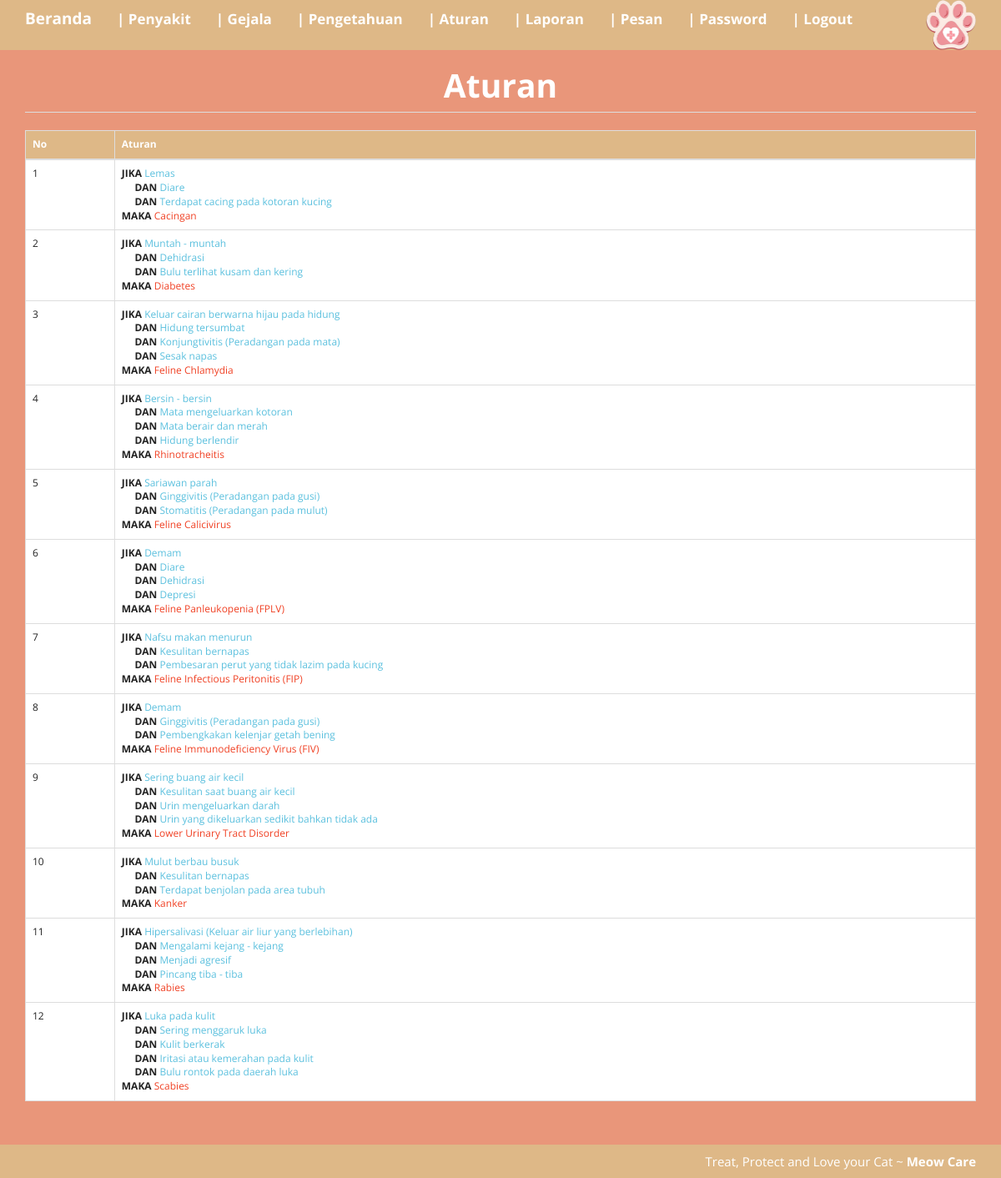
The app's page /index.php?m=rule (signed in) with its own data.
### tables this page shows
CREATE TABLE `tb_penyakit` (
  `kode_penyakit` varchar(16) NOT NULL,
  `nama_penyakit` varchar(255) DEFAULT NULL,
  `keterangan` text NOT NULL,
  `solusi` text NOT NULL
);

### functions.php (called while the page is built, shortened)
<?php
$config["server"]='localhost';
$config["username"]='root';
$config["password"]='';
$config["database_name"]='meowcare';
include'includes/db.php';
$db = new DB($config['server'], $config['username'], $config['password'], $config['database_name']);
$rows = $db->get_results("SELECT kode_gejala, nama_gejala FROM tb_gejala ORDER BY kode_gejala");
$GEJALA = array();
foreach($rows as $row){
    $GEJALA[$row->kode_gejala] = $row->nama_gejala;
}
$rows = $db->get_results("SELECT * FROM tb_penyakit ORDER BY kode_penyakit");
$PENYAKIT = array();
foreach($rows as $row){
    $PENYAKIT[$row->kode_penyakit] = $row;
}
function get_basispengetahuan($terjawab){
    global $db;
    $rows = $db->get_results("SELECT kode_penyakit, r.kode_gejala
        FROM tb_basispengetahuan r
        ORDER BY kode_penyakit, r.kode_gejala");
    $arr = array();
    foreach($rows as $row){
        $arr[@$row->kode_penyakit][@$row->kode_gejala] = @$terjawab[$row->kode_gejala];
    }
    return $arr;
}

### includes/db.php (called while the page is built, shortened)
<?php
class DB{
    var $conn = null;
    public function __construct($host, $username, $passwd, $dbname){
        $this->conn = mysqli_connect($host, $username, $passwd, $dbname);
    }
    public function query($sql){
        $query = mysqli_query($this->conn, $sql) or die('<pre>Error mysqli_query: ' . mysqli_error($this->conn) . '<br />' . $sql . '</pre>');
        return $query;
    }
    public function get_results($sql){
        $query = $this->query($sql);
        $arr = array();
        while($row = mysqli_fetch_object($query)){
            $arr[] = $row;
        }
        return $arr;
    }
}

### rule.php (the view)
<body class="latar">
<div class="page-header">
    <h1 style="color: #fff;" align="center"><b>Aturan</b></h1>
</div>
<div class="table-responsive">
    <table class="table table-bordered table-hover " style="background-color: #fff;">
    <thead>
        <tr style="background-color: #DEB887; color: #fff;">
            <th>No</th>
            <th>Aturan</th>
        </tr>
    </thead>
    <?php
    $rules = get_basispengetahuan(array());
    $no = 1;
    foreach($rules as $kode_penyakit => $val):
        $rule = array();
        foreach($val as $kode_gejala => $v){
            $rule[] = '<span class="text-info">' . $GEJALA[$kode_gejala] . '</span>';
        }
    ?>
    <tr>
        <td><?=$no++?></td>
        <td><strong>JIKA</strong> <?=implode('<br />&nbsp; &nbsp; &nbsp;<strong>DAN</strong> ', $rule)?> <br /><strong>MAKA</strong> <span class="text-danger"><?=$PENYAKIT[$kode_penyakit]->nama_penyakit?></span></td>
    </tr>
    <?php endforeach;?>
    </table>
</div>

### assets/css/general.css (style rules this page uses)
html { position: relative; min-height: 100%; }
body { margin-bottom: 70px; }
.page-header { margin-top: 0; padding-bottom: 0; }
.page-header h1 { margin-top: 0; }

### index.php (style rules this page uses)
.latar { background-color: #E9967A; }

### records on screen
tb_penyakit: nama_penyakit "Cacingan"
tb_penyakit: nama_penyakit "Diabetes"
tb_penyakit: nama_penyakit "Feline Chlamydia"
tb_penyakit: nama_penyakit "Rhinotracheitis"
tb_penyakit: nama_penyakit "Feline Calicivirus"
tb_penyakit: nama_penyakit "Feline Panleukopenia (FPLV)"
tb_penyakit: nama_penyakit "Feline Infectious Peritonitis (FIP)"
tb_penyakit: nama_penyakit "Feline Immunodeficiency Virus (FIV)"
tb_penyakit: nama_penyakit "Lower Urinary Tract Disorder"
tb_penyakit: nama_penyakit "Kanker"
tb_penyakit: nama_penyakit "Rabies"
tb_penyakit: nama_penyakit "Scabies"

### other values on screen
$GEJALA[$kode_gejala] "Lemas Diare Terdapat cacing pada kotoran kucing"
implode('<br />&nbsp; &nbsp; &nbsp;<strong>DAN</strong> ', $rule) "DAN DAN"
$GEJALA[$kode_gejala] "Muntah - muntah Dehidrasi Bulu terlihat kusam dan kering"
$GEJALA[$kode_gejala] "Keluar cairan berwarna hijau pada hidung Hidung tersumbat Konjungtivitis (Peradangan pada mata) Sesak napas"
implode('<br />&nbsp; &nbsp; &nbsp;<strong>DAN</strong> ', $rule) "DAN DAN DAN"
$GEJALA[$kode_gejala] "Bersin - bersin Mata mengeluarkan kotoran Mata berair dan merah Hidung berlendir"
$GEJALA[$kode_gejala] "Sariawan parah Ginggivitis (Peradangan pada gusi) Stomatitis (Peradangan pada mulut)"
$GEJALA[$kode_gejala] "Demam Diare Dehidrasi Depresi"
$GEJALA[$kode_gejala] "Nafsu makan menurun Kesulitan bernapas Pembesaran perut yang tidak lazim pada kucing"
$GEJALA[$kode_gejala] "Demam Ginggivitis (Peradangan pada gusi) Pembengkakan kelenjar getah bening"
$GEJALA[$kode_gejala] "Sering buang air kecil Kesulitan saat buang air kecil Urin mengeluarkan darah Urin yang dikeluarkan sedikit bahkan tidak ada"
$GEJALA[$kode_gejala] "Mulut berbau busuk Kesulitan bernapas Terdapat benjolan pada area tubuh"
$GEJALA[$kode_gejala] "Hipersalivasi (Keluar air liur yang berlebihan) Mengalami kejang - kejang Menjadi agresif Pincang tiba - tiba"
$GEJALA[$kode_gejala] "Luka pada kulit Sering menggaruk luka Kulit berkerak Iritasi atau kemerahan pada kulit Bulu rontok pada daerah luka"
implode('<br />&nbsp; &nbsp; &nbsp;<strong>DAN</strong> ', $rule) "DAN DAN DAN DAN"
